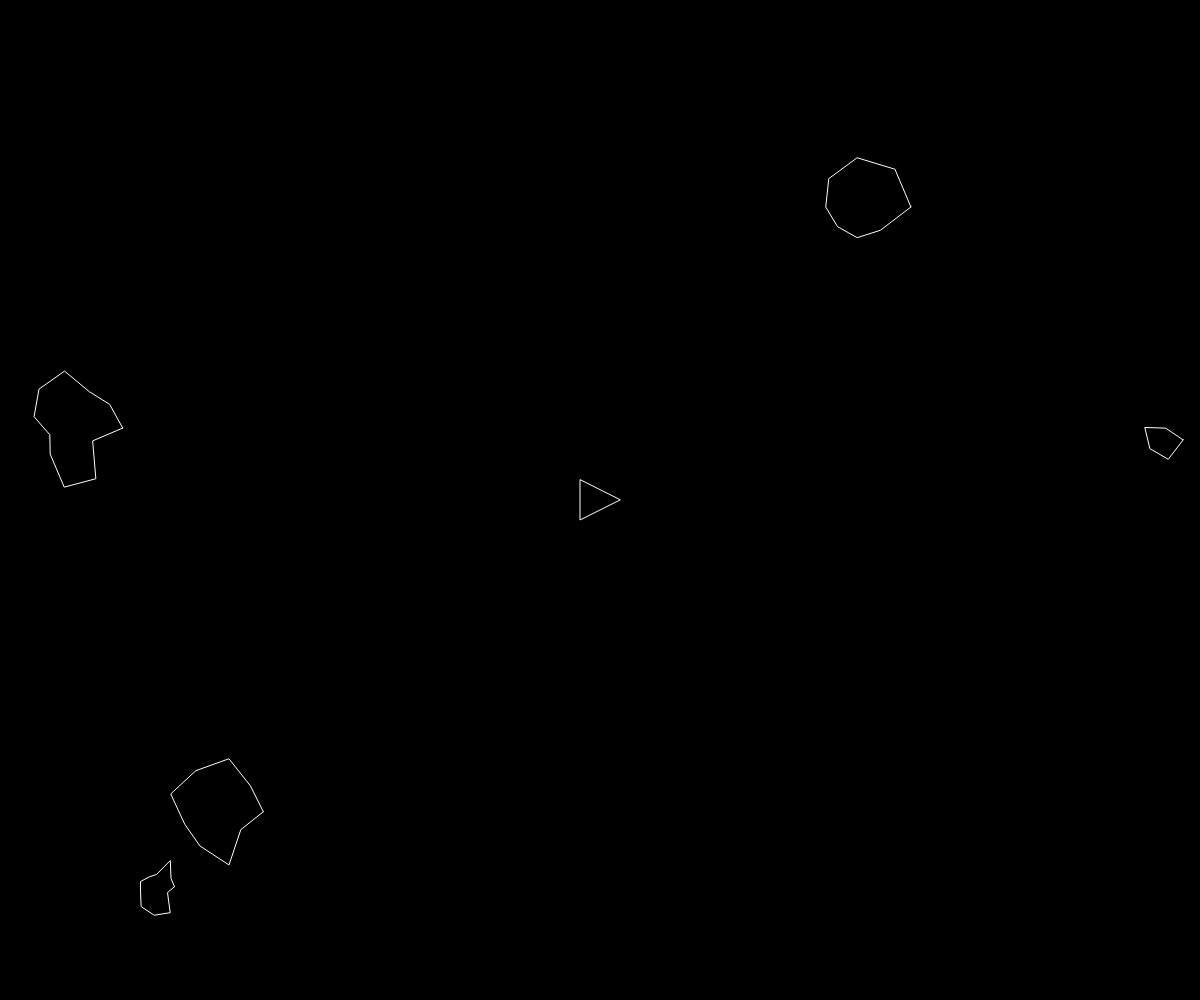
Frame 1 (no input)
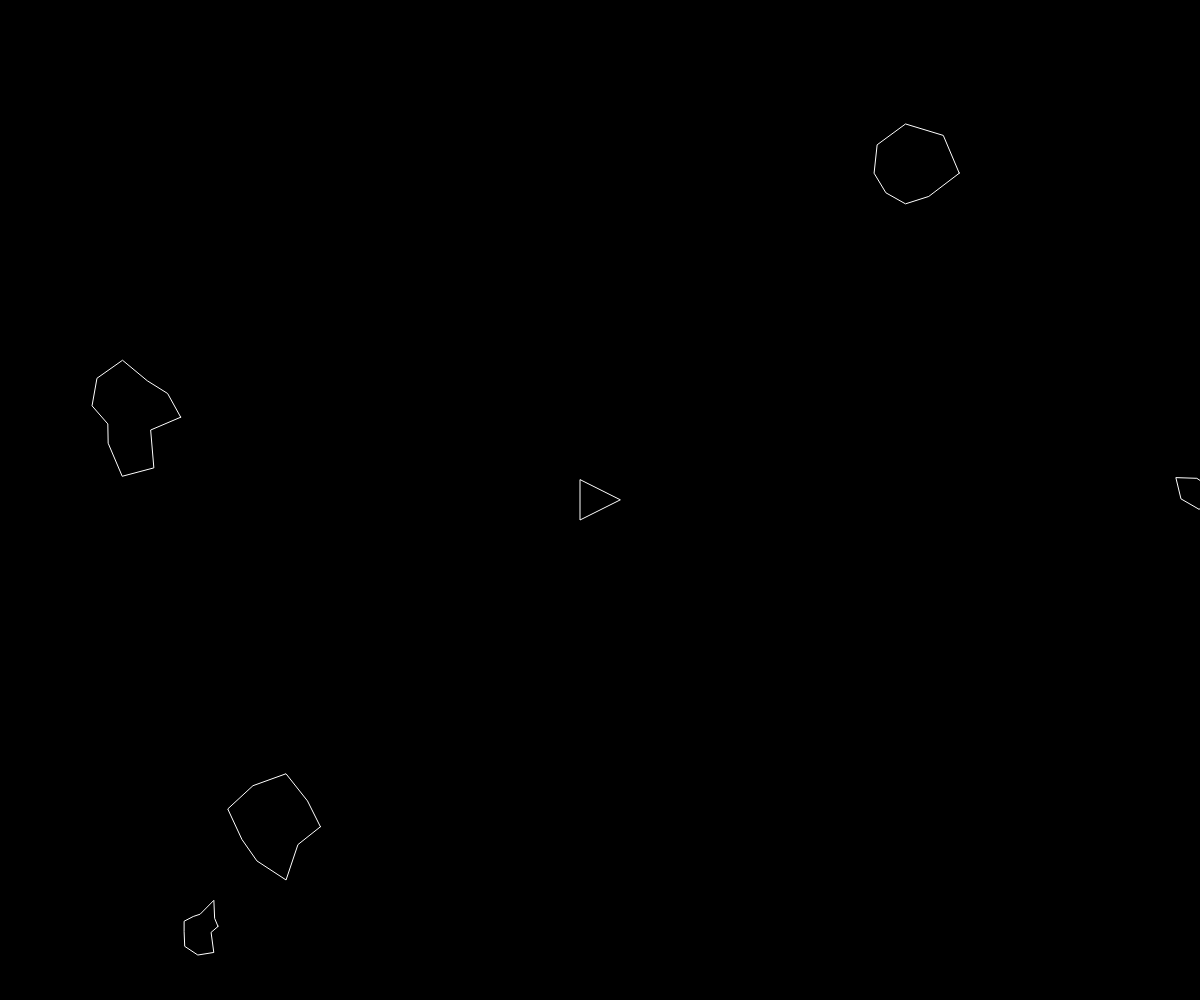
Frame 60 (no input)
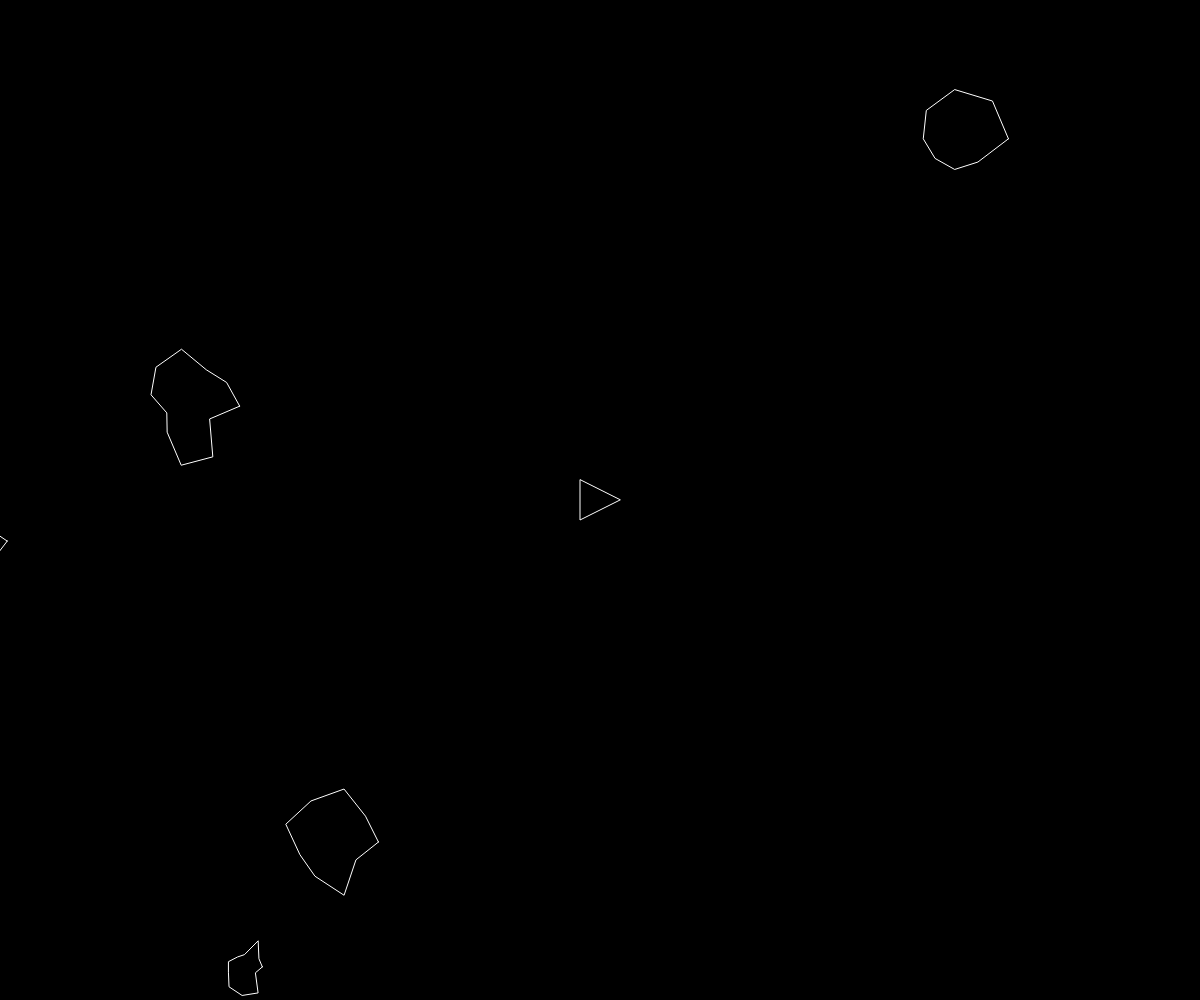
Frame 120 (the mouse pressed at the canvas centre since frame 60)

The p5.js sketch that drew these frames (run headless with seeded random() and noise() and a simulated clock; from frame 60 on, the mouse is pressed at the canvas centre):

// p5.js sketch
// ── sketch.js
let ship;
let asteroids = [];
let lasers = [];

function setup() {
  createCanvas(windowWidth, windowHeight);
  ship = new Ship();
  for (let i = 0; i < 5; i++) {
    asteroids.push(new Asteroid());
  }
}

function draw() {
  background(0);

  for (const asteroid of asteroids) {
    if (ship.hits(asteroid)) {
      alert("ooops!");
    }
    asteroid.render();
    asteroid.update();
    asteroid.edges();
  }

  for (let i = lasers.length - 1; i >= 0; i--) {
    lasers[i].render();
    lasers[i].update();
    if (lasers[i].offscreen()) {
      lasers.splice(i, 1);
      continue;
    }
    for (let j = asteroids.length - 1; j >= 0; j--) {
      if (lasers[i].hits(asteroids[j])) {
        if (asteroids[j].r > 10) {
          asteroids = asteroids.concat(asteroids[j].breakup());
        }
        asteroids.splice(j, 1);
        lasers.splice(i, 1);
        break;
      }
    }
  }

  ship.render();
  ship.turn();
  ship.update();
  ship.edges();
}

function keyReleased() {
  ship.setRotation(0);
  ship.boosting(false);
}

function keyPressed() {
  if (key == " ") {
    lasers.push(new Laser(ship.pos, ship.heading));
  } else if (keyCode == RIGHT_ARROW) {
    ship.setRotation(0.1);
  } else if (keyCode == LEFT_ARROW) {
    ship.setRotation(-0.1);
  } else if (keyCode == UP_ARROW) {
    ship.boosting(true);
  }
}

// ── asteroid.js
class Asteroid {
  constructor(pos, r) {
    if (pos) {
      this.pos = pos.copy();
    } else {
      this.pos = createVector(random(width), random(height));
    }

    if (r) {
      this.r = r * 0.5;
    } else {
      this.r = random(15, 50);
    }

    this.vel = p5.Vector.random2D();

    this.total = floor(random(5, 15));
    this.offset = [];
    for (let i = 0; i < this.total; i++) {
      this.offset[i] = random(-this.r * 0.5, this.r * 0.5);
    }
  }

  update() {
    this.pos.add(this.vel);
  }

  render() {
    push();

    stroke(255);
    noFill();
    translate(this.pos.x, this.pos.y);

    beginShape();
    for (let i = 0; i < this.total; i++) {
      const angle = map(i, 0, this.total, 0, TWO_PI);
      const r = this.r + this.offset[i];
      const x = r * cos(angle);
      const y = r * sin(angle);
      vertex(x, y);
    }
    endShape(CLOSE);

    pop();
  }

  breakup() {
    return [new Asteroid(this.pos, this.r), new Asteroid(this.pos, this.r)];
  }

  edges() {
    if (this.pos.x > width + this.r) this.pos.x = -this.r;
    if (this.pos.x < -this.r) this.pos.x = width + this.r;
    if (this.pos.y > height + this.r) this.pos.y = -this.r;
    if (this.pos.y < -this.r) this.pos.y = height + this.r;
  }
}

// ── laser.js
class Laser {
  constructor(spos, angle) {
    this.pos = createVector(spos.x, spos.y);
    this.vel = p5.Vector.fromAngle(angle);
    this.vel.mult(10);
  }

  update() {
    this.pos.add(this.vel);
  }

  render() {
    push();
    stroke(255);
    strokeWeight(4);
    point(this.pos.x, this.pos.y);
    pop();
  }

  hits(asteroid) {
    const d = dist(this.pos.x, this.pos.y, asteroid.pos.x, asteroid.pos.y);
    return d < asteroid.r;
  }

  offscreen() {
    return (
      this.pos.x > width ||
      this.pos.x < 0 ||
      this.pos.y > height ||
      this.pos.y < 0
    );
  }
}

// ── ship.js
class Ship {
  constructor() {
    this.pos = createVector(width / 2, height / 2);
    this.r = 20;
    this.heading = 0;
    this.rotation = 0;
    this.vel = createVector(0, 0);
    this.isBoosting = false;
  }

  boosting(b) {
    this.isBoosting = b;
  }

  update() {
    if (this.isBoosting) {
      this.boost();
    }
    this.pos.add(this.vel);
    this.vel.mult(0.99);
  }

  boost() {
    const force = p5.Vector.fromAngle(this.heading);
    force.mult(0.1);
    this.vel.add(force);
  }

  hits(asteroid) {
    const d = dist(this.pos.x, this.pos.y, asteroid.pos.x, asteroid.pos.y);
    return d < this.r + asteroid.r;
  }

  render() {
    push();
    translate(this.pos.x, this.pos.y);
    rotate(this.heading + PI / 2);
    fill(0);
    stroke(255);
    triangle(-this.r, this.r, this.r, this.r, 0, -this.r);
    pop();
  }

  edges() {
    if (this.pos.x > width + this.r) this.pos.x = -this.r;
    if (this.pos.x < -this.r) this.pos.x = width + this.r;
    if (this.pos.y > height + this.r) this.pos.y = -this.r;
    if (this.pos.y < -this.r) this.pos.y = height + this.r;
  }

  setRotation(a) {
    this.rotation = a;
  }

  turn() {
    this.heading += this.rotation;
    console.log(this.rotation, this.heading);
  }
}
